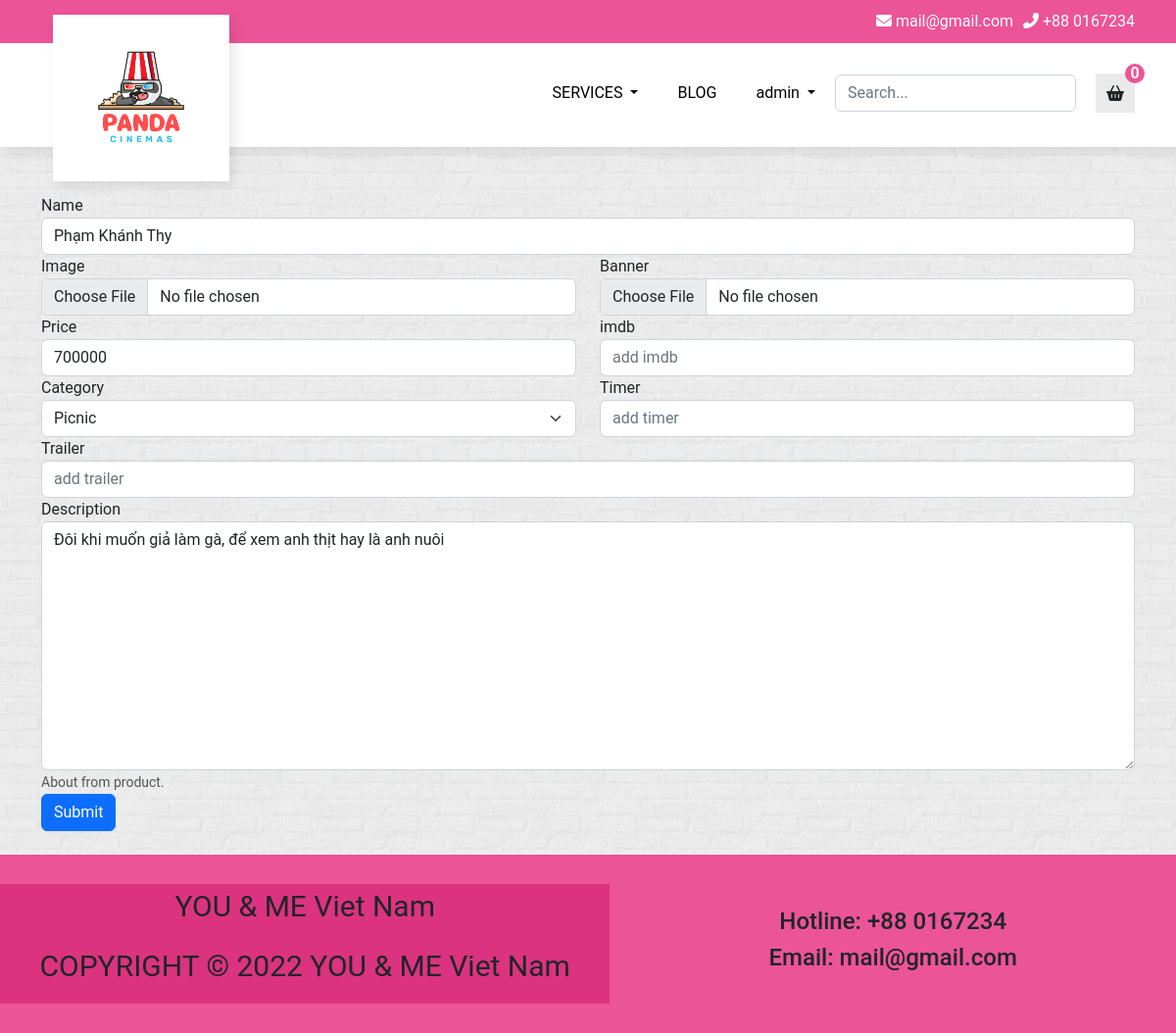
The page /edit_product.php?id=4 (signed in) on the database its author committed.
### tables this page shows
CREATE TABLE `product` (
  `id` int(11) NOT NULL,
  `name` varchar(50) NOT NULL,
  `dob` date NOT NULL,
  `gender` enum('male','female','other') NOT NULL,
  `phone_number` varchar(10) NOT NULL,
  `description` text NOT NULL,
  `price` int(11) NOT NULL,
  `images` varchar(255) NOT NULL,
  `category_id` int(11) NOT NULL,
  `stt` enum('available','rented') NOT NULL,
  `product_view` int(11) NOT NULL DEFAULT 0
);

CREATE TABLE `category` (
  `id` int(11) NOT NULL,
  `name` varchar(255) NOT NULL
);

### models/Model.php (called while the page is built, shortened)
<?php
class Model
{
    public static $connection = NULL;
    public function __construct()
    {
        if (!self::$connection) {
            self::$connection = new mysqli(DB_HOST, DB_USER, DB_PASS, DB_NAME);
            self::$connection->set_charset('utf8mb4');
        }
        return self::$connection;
    }
}

### data.php (called while the page is built, shortened)
<?php
$productModel = new ProductModel();
$categoryModel = new CatGoryModel();
$categories = $categoryModel->getAllCatgory();

### models/ProductModel.php (called while the page is built, shortened)
<?php
class ProductModel extends Model
{
    public function getProductByID($id)
    {
        $sql = parent::$connection->prepare("SELECT * FROM product WHERE id = ?");
        $sql->bind_param("s", $id);
        $sql->execute();
        $items = $sql->get_result()->fetch_all(MYSQLI_ASSOC);
        return $items[0];
    }
}

### models/CatgoryModel.php (called while the page is built, shortened)
<?php
class CatgoryModel extends Model
{
    public function getAllCatgory()
    {
        $sql = parent::$connection->prepare('SELECT * FROM `category`');
        $sql->execute();
        $items = $sql->get_result()->fetch_all(MYSQLI_ASSOC);
        return $items;
    }
}

### edit_product.php (the view, shortened to what this page needs)
<?php
include "data.php";
$id = $_GET['id'];
?>
<!DOCTYPE html>
<html lang="en">
<head>
    <link rel="stylesheet" href="./public/css/bootstrap.min.css">
    <link rel="stylesheet" href="./public/css/all.min.css">
    <link rel="stylesheet" href="./public/css/style.css">
</head>
<body>
    <?php
    include 'header.php';
    $product = $productModel->getProductByID($id);
    ?>
    <div class="container">
        <form class="mt-5" action="" method="POST" enctype="multipart/form-data">
            <div class="form-group">
                <label for="name">Name</label>
                <input type="text" class="form-control" id="name" name="name" placeholder="Enter movie's name" value="<?php echo $product['name'] ?>">
            </div>
            <div class="row">
                <div class="form-group col-6">
                    <label for="image">Image</label>
                    <input type="file" class="form-control" id="image" name="image" accept="image/png, image/gif, image/jpeg, image/webp">
                </div>
                <div class="form-group col-6">
                    <label for="banner">Banner</label>
                    <input type="file" class="form-control" id="banner" name="banner" accept="image/png, image/gif, image/jpeg, image/webp">
                </div>
            </div>
            <div class="row">
                <div class="form-group col-6">
                    <label for="price">Price</label>
                    <input type="number" class="form-control" id="price" name="price" placeholder="add price" value="<?php echo $product['price'] ?>">
                </div>
                <div class="form-group col-6">
                    <label for="imdb">imdb</label>
                    <input type="number" class="form-control" id="imdb" name="imdb" placeholder="add imdb" min="1" max="10" step="0.1" value="<?php echo $product['imdb'] ?>" oninput=(checkMinMax(this))>
                </div>
            </div>
            <div class="row">
                <div class="input-radio col-6">
                    <label for="category">Category</label>
                    <select id="category" name="category_id" class="form-select">
                        <?php
                        foreach ($categories as $category) { ?>
                            <option value=<?php echo  $category['id'] ?> <?php if ($category['id'] == $product['category_id']) echo 'selected' ?>><?php echo $category['name'] ?></option>
                        <?php
                        }
                        ?>
                    </select>
                </div>
                <div class="form-group col-6">
                    <label for="timer">Timer</label>
                    <input type="number" class="form-control" id="timer" name="timer" placeholder="add timer" value="<?php echo $product['timer'] ?>">
                </div>
            </div>
            <div class="form-group">
                <label for="trailer">Trailer</label>
                <input type="text" class="form-control" id="trailer" name="trailer" placeholder="add trailer" value="<?php echo $product['trailer'] ?>">
            </div>
            <div class="form-group">
                <label for="description">Description</label>
                <textarea class="form-control" name="description" id="description" cols="30" rows="10"><?php echo $product['description'] ?></textarea>
                <small id="emailHelp" class="form-text text-muted">About from product.</small>
            </div>
            <button type="submit" class="btn btn-primary">Submit</button>
        </form>
    </div>
    <?php include 'footer.php' ?>
</body>
</html>

### public/css/style.css (style rules this page uses)
body { min-height: 100vh; display: flex; flex-direction: column; font-family: "Roboto", sans-serif; background: url(../images/pattern-1-1.jpeg) center center fixed; background-repeat: repeat-y; -webkit-background-size: cover; -moz-background-size: cover; -o-background-size: cover; background-size: cover; }

### rows shown on the page
product: name "Phạm Khánh Thy", price "700000", category_id "Picnic", description "Đôi khi muốn giả làm gà, để xem anh thịt hay là anh nuôi"

### other values the page prints
substr($_SESSION['user']['name'], 0, 20) "admin"
